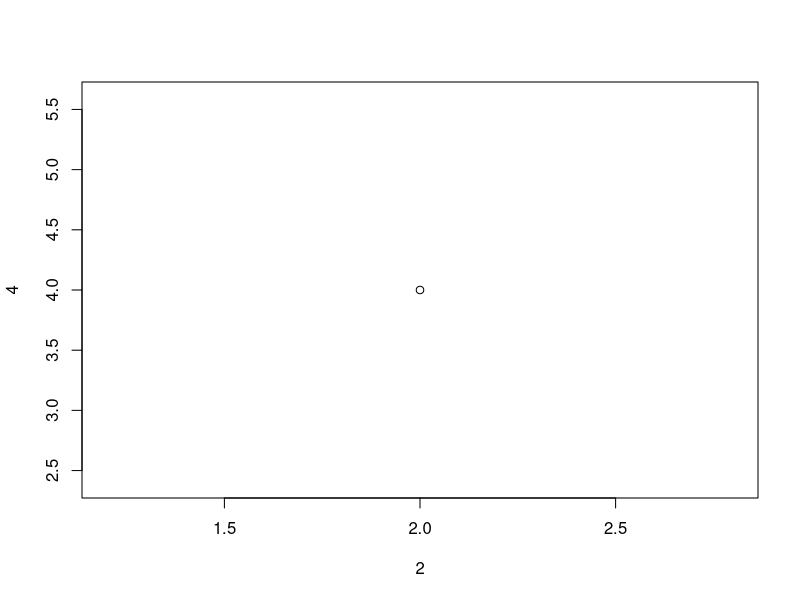

Generate this figure with R:
#' ---
#' title: "Something fascinating"
#' author: "Saurabh Mishra"
#' date: "`r format(Sys.Date())`"
#' output: github_document
#' ---
  
#' Plotting a graph of 2, 4

print("Hello World!")
plot(2, 4)